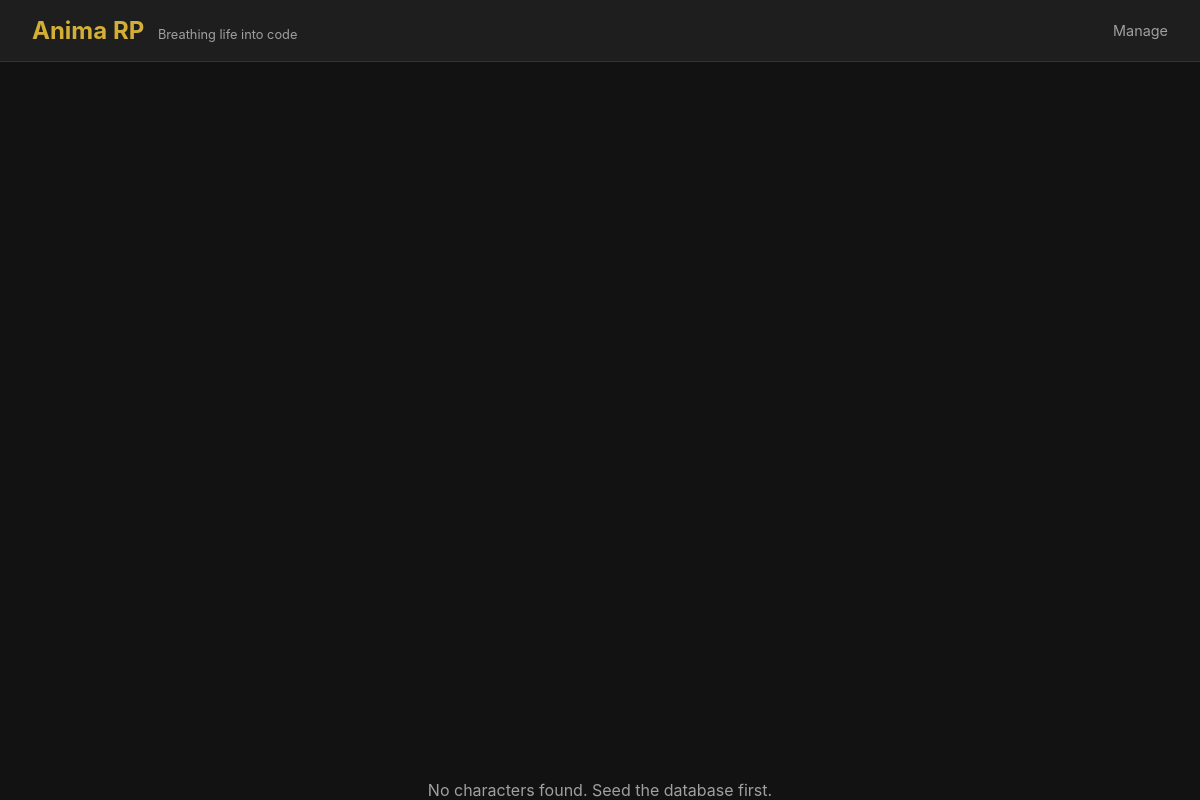
/, run on an earlier commit of the app's database.
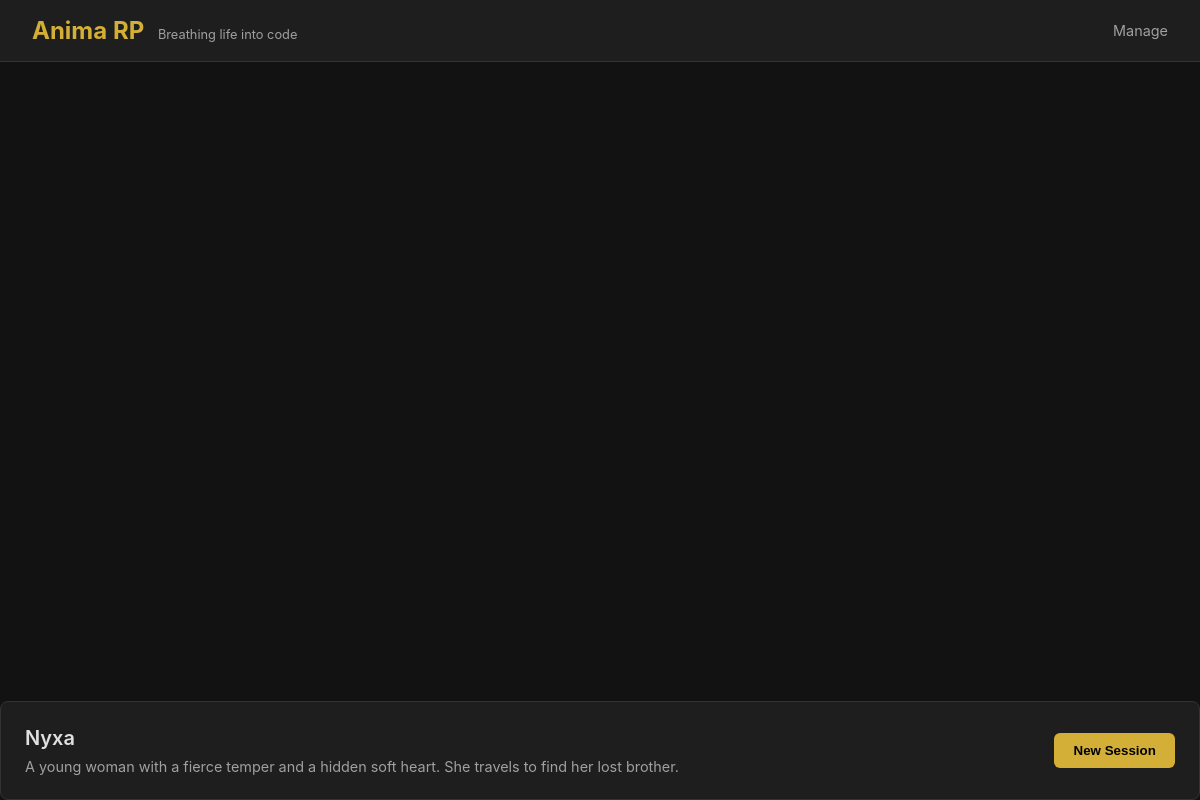
And on a later commit of the database.
### characters/models.py (models this page shows, shortened)
class Character(models.Model):
    name = models.CharField(max_length=255)
    description = models.TextField()
    personality = models.JSONField(default=dict)  # voice, quirks, kinks, backstory
    traits = models.JSONField(default=dict)       # { "trait_name": 0.5 }
    created_at = models.DateTimeField(auto_now_add=True)
    updated_at = models.DateTimeField(auto_now=True)
    class Meta:
        db_table = 'characters'

### web/views.py (the view)
# urls.py: path('', views.index, name='index'),
def index(request):
    characters = Character.objects.prefetch_related('active_traits').all()
    char_ids = [c.pk for c in characters]
    recent_sessions = Session.objects.filter(character_id__in=char_ids).order_by('character_id', '-created_at')
    session_map = {}
    for s in recent_sessions:
        if s.character_id not in session_map:
            session_map[s.character_id] = s
    char_list = []
    for c in characters:
        char_list.append({
            'character': c,
            'last_session': session_map.get(c.pk)
        })
    return render(request, 'web/index.html', {'char_list': char_list})

### web/templates/web/index.html (shortened to what this page needs)
{% extends "web/base.html" %}
{% block content %}
{% for item in char_list %}
{% with character=item.character last_session=item.last_session %}
<div class="character-card">
    <div>
        <div class="character-name">{{ character.name }}</div>
        <div class="character-desc">{{ character.description|truncatewords:20 }}</div>
    </div>
    <button class="btn" onclick="startSession({{ character.pk }})">New Session</button>
</div>
{% endwith %}
{% empty %}
<div style="text-align: center; color: var(--text-secondary); margin-top: 2rem;">
    No characters found. Seed the database first.
</div>
{% endfor %}
{% endblock %}

What changed in the data, as far as the page shows it:
added Character: character.name "Nyxa", character.description "A young woman with a fierce temper and a hidden soft heart. She travels to find her lost brother."
Also different on the page:
text no longer shown: "No characters found. Seed the database first."
